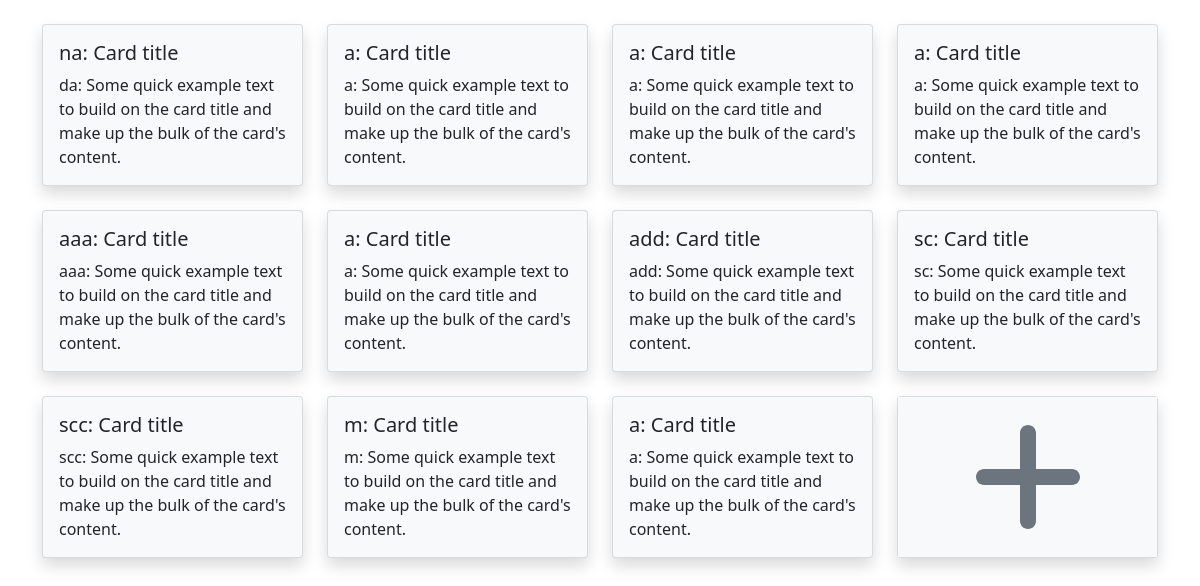
/trackers (signed in), run on the app's committed database.
### models/models.py (models this page shows)
class TrackerModel(db.Model):
    __tablename__ = "trackers"
    t_id = db.Column(db.Integer(), primary_key=True)
    t_name = db.Column(db.String(64), nullable=False)
    t_desc = db.Column(db.String(256))
    t_type = db.Column(db.Integer(), db.ForeignKey("tracker_types.tt_id", ondelete="CASCADE"), nullable=False)
    t_user = db.Column(db.Integer(), db.ForeignKey("users.id", ondelete="CASCADE"), nullable=False)
    t_type_name = db.relationship("TrackerTypes", uselist=False)
    t_unit = db.relationship("TrackerUnit", uselist=False)
    t_options = db.relationship("TrackerOptions")

### views/views.py (the view)
@app.route("/trackers", methods=["GET"])
@login_required
def trackers():
    trackers = db.session.query(TrackerModel.t_id, TrackerModel.t_name, TrackerModel.t_desc).filter(TrackerModel.t_user == current_user.id).all()
    return render_template("trackers/main.html", user=current_user, trackers=trackers)

### auth/auth.py (called while the page is built)
@login.user_loader
def load_user(id):
    return UserModel.query.get(int(id))

### templates/trackers/main.html (shortened to what this page needs)
<!DOCTYPE html>
<html lang="en">
    <head>
        <link rel="stylesheet" href="{{ url_for('static', filename='css/bootstrap.min.css')}}">
        <link rel="stylesheet" href="{{ url_for('static', filename='css/fontawesome.all.min.css')}}">
        <link rel="stylesheet" href="{{ url_for('static', filename='css/card.css')}}">
    </head>
    <body>
        <div class="container">
            <div class="row pt-4">
                {% for tracker in trackers %}
                <div class="col-sm-12 col-md-6 col-lg-4 col-xl-3 d-flex">
                    <div class="card bg-light shadow hover-overlay flex-fill mb-4">
                        <a href="/trackers/view?id={{ tracker.t_id }}" class="card-link">
                            <div class="card-body">
                                <h5 class="card-title">{{ tracker.t_name }}: Card title</h5>
                                <p class="card-text">{{ tracker.t_desc }}: Some quick example text to build on the card title and make up the bulk of the card's content.</p>
                            </div>
                        </a>
                    </div>
                </div>
                {% endfor %}
                <div class="col-sm-12 col-md-6 col-lg-4 col-xl-3 d-flex">
                    <div class="card bg-light shadow hover-overlay flex-fill mb-4">
                        <a href="/trackers/add" class="card-link">
                            <div class="card-body bg-light d-flex align-items-center justify-content-center">
                                <i class="fa-solid fa-plus fa-8x text-secondary"></i>
                            </div>
                        </a>
                    </div>
                </div>
            </div>
        </div>
    </body>
</html>

### static/css/card.css (style rules this page uses)
.card { transition: transform 0.2s ease; }
.card-link { color: inherit; text-decoration: inherit; }
.card-text { display: -webkit-box; -webkit-line-clamp: 4; -webkit-box-orient: vertical; overflow: hidden; height: 6em; line-height: 1.5; }

### data on the page
TrackerModel: t_name "na", t_desc "da"
TrackerModel: t_name "aaa", t_desc "aaa"
TrackerModel: t_name "add", t_desc "add"
TrackerModel: t_name "sc", t_desc "sc"
TrackerModel: t_name "scc", t_desc "scc"

### other printed values
{{ tracker.t_name }} "a" "a" "a" "a" "m" "a"
{{ tracker.t_desc }} "a" "a" "a" "a" "m" "a"
